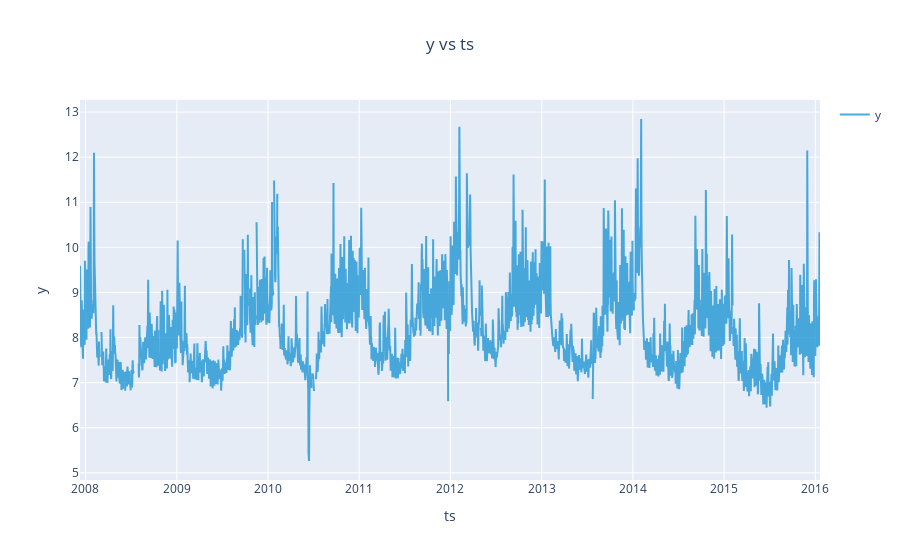

The cell this chart's notebook holds for it:
### Code cell
fig = ts.plot()
plotly.io.show(fig)

### Figure 1 — Plotly figure (JSON) as saved in the notebook; plotly's stock layout.template omitted (floating-point values rounded to 4 significant figures; data arrays with more than 128 entries replaced by an {"elided": "..."} marker saying what was removed)
{"data": [{"line": {"color": "rgb(32, 149, 212)"}, "mode": "lines", "name": "y", "opacity": 0.8, "type": "scatter", "x": {"elided": "2964 str values"}, "y": {"elided": "2964 float values"}}], "layout": {"autosize": true, "legend": {"traceorder": "reversed"}, "showlegend": true, "title": {"text": "y vs ts", "x": 0.5}, "xaxis": {"autorange": true, "range": ["2007-12-10", "2016-01-20"], "title": {"text": "ts"}, "type": "date"}, "yaxis": {"autorange": true, "range": [4.841, 13.27], "title": {"text": "y"}, "type": "linear"}}}
